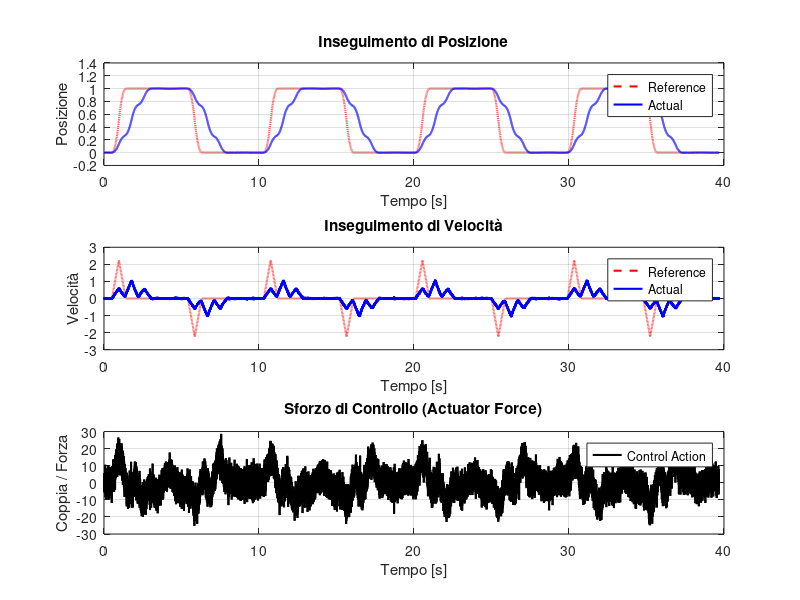

Write MATLAB code to recreate this figure. (Note: this script raises an error after producing the figure.)

% Assicuriamoci che 'time' sia un vettore colonna (Nx1) come gli altri dati,
% dato che nel tuo workspace è caricato come riga (1xN).
close all; clear all; %clc; 

% Ottenimento dinamico della cartella in cui si trova lo script
script_dir = fileparts(mfilename('fullpath'));
if isempty(script_dir)
    script_dir = pwd; % Se eseguito riga per riga, usa la directory corrente
end

% load("C:\Users\sbarr\LabAuto\labauto_assignment_2_2026_gruppo3\crane\tests\test_trj1_shaped_ZVDD_20260520114420.mat")
data = load("test_trj1_shaped_EI_20260609002518.mat");
data_Base = load("test_trj1_baseline");

t = data.time(:);
t_ref = data_Base.time(:);
name = data.name; 

% =========================================================================
% IMPOSTAZIONI SALVATAGGIO
% =========================================================================
suffix = '_EI'; % <--- CAMBIA QUESTO SUFFISSO OGNI VOLTA 

%% FIGURA 1: Tracking (Posizione, Velocità, Sforzo di Controllo)
fig1 = figure('Name', ['Tracking - ' name], 'NumberTitle', 'off');

% 1. Posizione (Reale vs Riferimento)
subplot(3, 1, 1);
plot(t_ref, data_Base.reference_position, '--r', 'LineWidth', 1.5);
hold on;
plot(t, data.joint_position, 'b', 'LineWidth', 1.5);
grid on;
title('Inseguimento di Posizione');
xlabel('Tempo [s]');
ylabel('Posizione');
legend('Reference', 'Actual', 'Location', 'best');

% 2. Velocità (Reale vs Riferimento)
subplot(3, 1, 2);
plot(t_ref, data_Base.reference_velocity, '--r', 'LineWidth', 1.5);
hold on;
plot(t, data.joint_velocity, 'b', 'LineWidth', 1.5);
grid on;
title('Inseguimento di Velocità');
xlabel('Tempo [s]');
ylabel('Velocità');
legend('Reference', 'Actual', 'Location', 'best');

% 3. Sforzo di Controllo (Joint Torque)
subplot(3, 1, 3);
plot(t, data.joint_torque, 'k', 'LineWidth', 1.5);
grid on;
title('Sforzo di Controllo (Actuator Force)');
xlabel('Tempo [s]');
ylabel('Coppia / Forza');
legend('Control Action', 'Location', 'best');

%% FIGURA 2: Analisi degli Errori
fig2 = figure('Name', ['Errori - ' name], 'NumberTitle', 'off');

% Calcolo degli errori
error_pos = data_Base.reference_position - data.joint_position;
error_vel = data_Base.reference_velocity - data.joint_velocity;

% Calcolo MAE (Mean Absolute Error)
mae_pos = mean(abs(error_pos));
mae_vel = mean(abs(error_vel));

% 1. Errore di Posizione
subplot(2, 1, 1);
plot(t, error_pos, 'b', 'LineWidth', 1.5);
grid on;
title(sprintf('Errore di Posizione (MAE = %.4f)', mae_pos));
xlabel('Tempo [s]');
ylabel('Errore Posizione');

% 2. Errore di Velocità
subplot(2, 1, 2);
plot(t, error_vel, 'r', 'LineWidth', 1.5);
grid on;
title(sprintf('Errore di Velocità (MAE = %.4f)', mae_vel));
xlabel('Tempo [s]');
ylabel('Errore Velocità');

%% =========================================================================
% SALVATAGGIO DELLE IMMAGINI PNG
% =========================================================================
filename_fig1 = fullfile(script_dir, ['Tracking', suffix, '.png']);
filename_fig2 = fullfile(script_dir, ['Errori', suffix, '.png']);

exportgraphics(fig1, filename_fig1, 'Resolution', 300);
exportgraphics(fig2, filename_fig2, 'Resolution', 300);

fprintf('\nImmagini salvate con successo nella cartella dello script:\n - Tracking%s.png\n - Errori%s.png\n', suffix, suffix);

%% =========================================================================
% CALCOLO DEI TEMPI DI FINE MOTO E ASSESTAMENTO
% =========================================================================

% 1. Calcolo del tempo finale della Baseline 
idx_end_base = find(abs(data_Base.reference_velocity) > 1e-4, 1, 'last');
if isempty(idx_end_base)
    t_end_base = t_ref(end); 
else
    t_end_base = t_ref(idx_end_base);
end

% 2. Calcolo del tempo finale del Filtro
% Cerchiamo prima se c'è la reference_velocity salvata per il filtro, altrimenti usiamo la velocità reale
if isfield(data, 'reference_velocity')
    idx_end_filter = find(abs(data.reference_velocity) > 1e-4, 1, 'last');
else
    idx_end_filter = find(abs(data.joint_velocity) > 1e-4, 1, 'last');
end

if isempty(idx_end_filter)
    t_end_filter = t(end);
else
    t_end_filter = t(idx_end_filter);
end

% 3. Calcolo DT: Tempo Finale Filtro - Tempo Finale Baseline - 
dt = t_end_filter - t_end_base;

% 4. Calcolo del tempo di assestamento (Settling Time al 5%) PER IL FILTRO
spostamento_totale = abs(data_Base.reference_position(end) - data_Base.reference_position(1));
banda_tolleranza = 0.05 * spostamento_totale; % Tolleranza del 5%

errore_da_target = abs(data.joint_position - data_Base.reference_position(end));
idx_settling = find(errore_da_target > banda_tolleranza, 1, 'last');

if isempty(idx_settling)
    t_settling = t(end);
else
    t_settling = t(idx_settling);
end

% Stampiamo i risultati in console
fprintf('\n--- ANALISI DEI TEMPI ---\n');
fprintf('Tempo finale Baseline              : %.3f s\n', t_end_base);
fprintf('Tempo finale Filtro                : %.3f s\n', t_end_filter);
fprintf('dt (Baseline - Filtro)             : %.3f s\n', dt);
fprintf('Tempo di assestamento (Filtro 5%%)  : %.3f s\n', t_settling);

%% =========================================================================
% CALCOLO SFORZO ED ENERGIA MECCANICA
% =========================================================================
picco_max_posizione = max(abs(data.joint_position));  
picco_max_sforzo = max(abs(data.joint_torque));       

sforzo_quadratico = trapz(t, data.joint_torque.^2);   

potenza_meccanica = abs(data.joint_torque .* data.joint_velocity);
energia_joule = trapz(t, potenza_meccanica);

fprintf('\n--- ANALISI ENERGETICA E PRESTAZIONI ---\n');
fprintf('Picco di Posizione     : %.4f\n', picco_max_posizione);
fprintf('Picco di Sforzo        : %.3f Nm\n', picco_max_sforzo);
fprintf('Sforzo Quadratico Medio: %.2f (Nm)^2*s\n', sforzo_quadratico);
fprintf('Energia Meccanica Pura : %.2f Joule\n', energia_joule);

%% =========================================================================
% ESPORTAZIONE IN EXCEL
% =========================================================================
nome_filtro = strrep(suffix, '_', ''); 
nome_file_excel = fullfile(script_dir, ['Risultati_Ottimali', suffix, '.xlsx']);

% Compilazione della tabella con il nuovo ordine esatto
NuoviDati = table({nome_filtro}, mae_pos, mae_vel, t_end_base, t_end_filter, dt, t_settling, ...
    picco_max_posizione, picco_max_sforzo, sforzo_quadratico, energia_joule, ...
    'VariableNames', {'Filtro', 'MAE_Posizione', 'MAE_Velocita', 'Tempo_Finale_Baseline_s', 'Tempo_Finale_Filtro_s', ...
                      'dt_s', 'Tempo_Assestamento_5perc_s', 'Picco_Max_Posizione', 'Picco_Max_Sforzo_Nm', ...
                      'Sforzo_Quadratico', 'Energia_Joule'});

if isfile(nome_file_excel)
    writetable(NuoviDati, nome_file_excel, 'WriteMode', 'Append', 'WriteVariableNames', false);
    fprintf('\n-> Dati AGGIUNTI al file Excel: %s\n\n', nome_file_excel);
else
    writetable(NuoviDati, nome_file_excel, 'WriteMode', 'Overwrite');
    fprintf('\n-> File Excel CREATO. Dati inseriti: %s\n\n', nome_file_excel);
end
